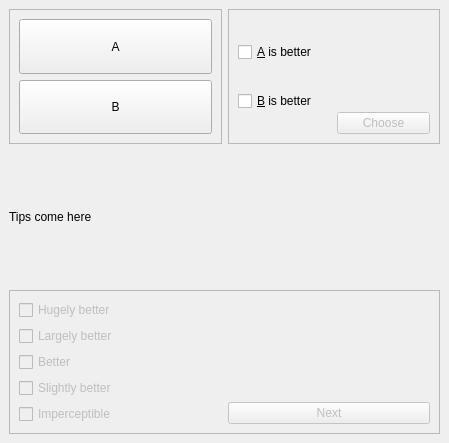
<?xml version="1.0" encoding="UTF-8"?>
<ui version="4.0">
 <class>MainWindow</class>
 <widget class="QMainWindow" name="MainWindow">
  <property name="geometry">
   <rect>
    <x>0</x>
    <y>0</y>
    <width>449</width>
    <height>443</height>
   </rect>
  </property>
  <property name="windowTitle">
   <string>MainWindow</string>
  </property>
  <widget class="QWidget" name="centralwidget">
   <layout class="QVBoxLayout" name="verticalLayout_6">
    <item>
     <layout class="QHBoxLayout" name="horizontalLayout_3">
      <item>
       <widget class="QFrame" name="frmPlaySnd">
        <property name="frameShape">
         <enum>QFrame::StyledPanel</enum>
        </property>
        <property name="frameShadow">
         <enum>QFrame::Raised</enum>
        </property>
        <layout class="QVBoxLayout" name="verticalLayout">
         <item>
          <widget class="QPushButton" name="butPlySndA">
           <property name="sizePolicy">
            <sizepolicy hsizetype="Minimum" vsizetype="Expanding">
             <horstretch>0</horstretch>
             <verstretch>0</verstretch>
            </sizepolicy>
           </property>
           <property name="text">
            <string>A</string>
           </property>
          </widget>
         </item>
         <item>
          <widget class="QPushButton" name="butPlySndB">
           <property name="sizePolicy">
            <sizepolicy hsizetype="Minimum" vsizetype="Expanding">
             <horstretch>0</horstretch>
             <verstretch>0</verstretch>
            </sizepolicy>
           </property>
           <property name="text">
            <string>B</string>
           </property>
          </widget>
         </item>
        </layout>
       </widget>
      </item>
      <item>
       <widget class="QFrame" name="frmSelAlg">
        <property name="frameShape">
         <enum>QFrame::StyledPanel</enum>
        </property>
        <property name="frameShadow">
         <enum>QFrame::Raised</enum>
        </property>
        <layout class="QHBoxLayout" name="horizontalLayout">
         <item>
          <layout class="QVBoxLayout" name="verticalLayout_2">
           <item>
            <widget class="QCheckBox" name="chkAlgA">
             <property name="text">
              <string>&amp;A is better</string>
             </property>
             <property name="autoExclusive">
              <bool>true</bool>
             </property>
            </widget>
           </item>
           <item>
            <widget class="QCheckBox" name="chkAlgB">
             <property name="text">
              <string>&amp;B is better</string>
             </property>
             <property name="autoExclusive">
              <bool>true</bool>
             </property>
            </widget>
           </item>
          </layout>
         </item>
         <item>
          <layout class="QVBoxLayout" name="verticalLayout_3">
           <item>
            <spacer name="verticalSpacer">
             <property name="orientation">
              <enum>Qt::Vertical</enum>
             </property>
             <property name="sizeHint" stdset="0">
              <size>
               <width>20</width>
               <height>40</height>
              </size>
             </property>
            </spacer>
           </item>
           <item>
            <widget class="QPushButton" name="butChoose">
             <property name="enabled">
              <bool>false</bool>
             </property>
             <property name="text">
              <string>Choose</string>
             </property>
            </widget>
           </item>
          </layout>
         </item>
        </layout>
       </widget>
      </item>
     </layout>
    </item>
    <item>
     <widget class="QLabel" name="lblTip">
      <property name="sizePolicy">
       <sizepolicy hsizetype="Preferred" vsizetype="Expanding">
        <horstretch>0</horstretch>
        <verstretch>0</verstretch>
       </sizepolicy>
      </property>
      <property name="text">
       <string>Tips come here</string>
      </property>
     </widget>
    </item>
    <item>
     <widget class="QFrame" name="frmPref">
      <property name="sizePolicy">
       <sizepolicy hsizetype="Preferred" vsizetype="Preferred">
        <horstretch>0</horstretch>
        <verstretch>0</verstretch>
       </sizepolicy>
      </property>
      <property name="frameShape">
       <enum>QFrame::StyledPanel</enum>
      </property>
      <property name="frameShadow">
       <enum>QFrame::Raised</enum>
      </property>
      <layout class="QHBoxLayout" name="horizontalLayout_2">
       <item>
        <layout class="QVBoxLayout" name="verticalLayout_4">
         <item>
          <widget class="QCheckBox" name="chkPref5">
           <property name="enabled">
            <bool>false</bool>
           </property>
           <property name="text">
            <string>Hugely better</string>
           </property>
           <property name="autoExclusive">
            <bool>true</bool>
           </property>
          </widget>
         </item>
         <item>
          <widget class="QCheckBox" name="chkPref4">
           <property name="enabled">
            <bool>false</bool>
           </property>
           <property name="text">
            <string>Largely better</string>
           </property>
           <property name="autoExclusive">
            <bool>true</bool>
           </property>
          </widget>
         </item>
         <item>
          <widget class="QCheckBox" name="chkPref3">
           <property name="enabled">
            <bool>false</bool>
           </property>
           <property name="text">
            <string>Better</string>
           </property>
           <property name="autoExclusive">
            <bool>true</bool>
           </property>
          </widget>
         </item>
         <item>
          <widget class="QCheckBox" name="chkPref2">
           <property name="enabled">
            <bool>false</bool>
           </property>
           <property name="text">
            <string>Slightly better</string>
           </property>
           <property name="autoExclusive">
            <bool>true</bool>
           </property>
          </widget>
         </item>
         <item>
          <widget class="QCheckBox" name="chkPref1">
           <property name="enabled">
            <bool>false</bool>
           </property>
           <property name="text">
            <string>Imperceptible</string>
           </property>
           <property name="autoExclusive">
            <bool>true</bool>
           </property>
          </widget>
         </item>
        </layout>
       </item>
       <item>
        <layout class="QVBoxLayout" name="verticalLayout_5">
         <item>
          <spacer name="verticalSpacer_2">
           <property name="sizePolicy">
            <sizepolicy hsizetype="Minimum" vsizetype="Expanding">
             <horstretch>0</horstretch>
             <verstretch>0</verstretch>
            </sizepolicy>
           </property>
           <property name="orientation">
            <enum>Qt::Vertical</enum>
           </property>
           <property name="sizeHint" stdset="0">
            <size>
             <width>20</width>
             <height>40</height>
            </size>
           </property>
          </spacer>
         </item>
         <item>
          <widget class="QPushButton" name="butNext">
           <property name="enabled">
            <bool>false</bool>
           </property>
           <property name="sizePolicy">
            <sizepolicy hsizetype="Minimum" vsizetype="Fixed">
             <horstretch>0</horstretch>
             <verstretch>0</verstretch>
            </sizepolicy>
           </property>
           <property name="text">
            <string>Next</string>
           </property>
          </widget>
         </item>
        </layout>
       </item>
      </layout>
     </widget>
    </item>
   </layout>
  </widget>
 </widget>
 <resources/>
 <connections/>
</ui>
